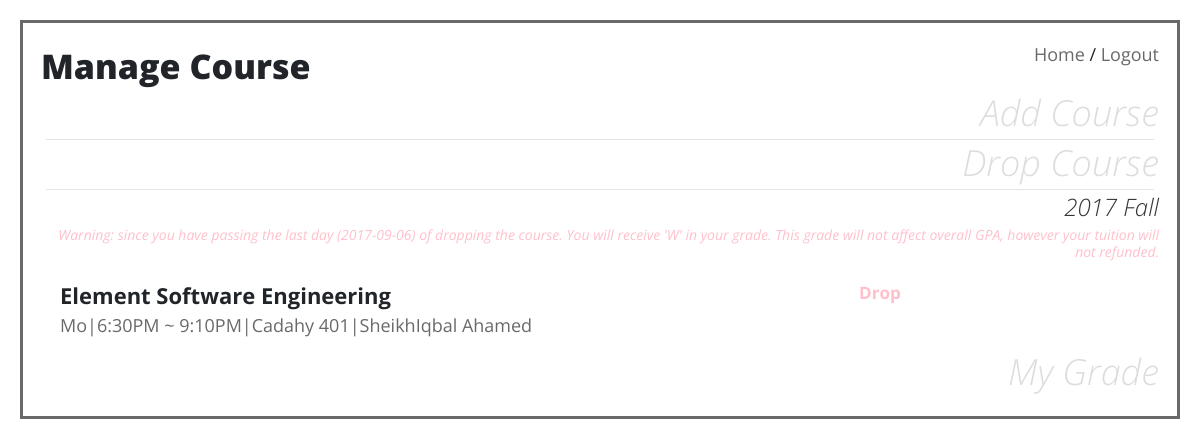
Page /studentClassroom/manageCourse.php?menu=1 (signed in) on the committed database.
### tables this page shows
CREATE TABLE `semester` (
  `id` int(11) NOT NULL AUTO_INCREMENT,
  `year` int(11) NOT NULL,
  `type` int(11) NOT NULL,
  `start` date NOT NULL,
  `end` date NOT NULL,
  PRIMARY KEY (`id`)
);

CREATE TABLE `stucourse` (
  `id` int(11) NOT NULL AUTO_INCREMENT,
  `student_id` int(11) NOT NULL,
  `course_id` int(11) NOT NULL,
  `semester_id` int(11) NOT NULL,
  `grade` varchar(2) NOT NULL,
  `rating` int(11) DEFAULT NULL,
  `comment` varchar(1024) DEFAULT NULL,
  PRIMARY KEY (`id`)
);

CREATE TABLE `addcourse` (
  `id` int(11) NOT NULL AUTO_INCREMENT,
  `course_id` int(11) NOT NULL DEFAULT '0',
  `semcourse_id` int(11) NOT NULL,
  `semester_id` int(11) NOT NULL,
  `cname` varchar(45) NOT NULL,
  `cdetail` varchar(1024) NOT NULL,
  `tid` int(11) NOT NULL DEFAULT '0',
  `tfname` varchar(45) NOT NULL,
  `tlname` varchar(45) NOT NULL,
  `room` varchar(45) NOT NULL,
  `week` varchar(7) NOT NULL,
  `cstart` time NOT NULL,
  `cend` time NOT NULL,
  `rating` double NOT NULL,
  `nrating` int(11) NOT NULL,
  PRIMARY KEY (`id`)
);

### src/inc/courseUtil.php (called while the page is built, shortened)
<?php
class courseUtil
{
    private function weekText($wk)
    {
        switch ($wk) {
            case 1:
                return "Mo";
        }
    }
    public function str2week($str)
    {
        $strarr = str_split($str);
        $strbuilder = "";
        for ($i = 0; $i < count($strarr); $i++) {
            $strbuilder .= $this->weekText($strarr[$i] - '0');
        }
        return $strbuilder;
    }
    public function semester2str($sem)
    {
        switch ($sem) {
            case "2":
                return "Fall";
        }
    }
    public function shortenTime($time)
    {
        $stringbuilder = "";
        $arr = explode(":", $time);
        $stringbuilder .= (string)(((int)$arr[0] + 11) % 12 + 1);
        $stringbuilder .= ":";
        $stringbuilder .= $arr[1];
        if ((int)$arr[0] >= 12) {
            $stringbuilder .= "PM";
        } else {
            $stringbuilder .= "AM";
        }
        return $stringbuilder;
    }
}

### src/studentClassroom/manageCourse.php (the view, shortened to what this page needs)
<?php include "studentHeaderNoSetting.php"; ?>
<link rel="stylesheet" href="../css/couseSearch.css">
<h1 style="display: block; float:left">Manage Course</h1>
<br>
<div>
    <?php
    try {
        require_once "../inc/courseUtil.php";
        $coursecls = new courseUtil();
        if (isset($_GET['menu']) && $_GET['menu'] < 2) {
            $today = date("Y-m-d");
            $endingdate = date('Y-m-d', strtotime("+6 months", strtotime($today)));
            $seminfo = mysqli_query($db, "SELECT * FROM semester WHERE end > '$today' AND start < '$endingdate';");
        }
        ?>
        <br>
        <div>
            <div>
                <form action="<?= htmlspecialchars($_SERVER['PHP_SELF']) ?>" method="get" id="menu0">
                    <h2 style="cursor: pointer" onclick="document.getElementById('menu0').submit()">Add Course</h2>
                </form>
                <hr>
            </div>
            <div id="dropCourseTab">
                <form action="<?= htmlspecialchars($_SERVER['PHP_SELF']) ?>" method="get" id="menu1">
                    <h2 style="cursor: pointer" onclick="document.getElementById('menu1').submit()">Drop Course</h2>
                </form>
                <hr>
                <?php if (isset($_GET['menu']) && $_GET['menu'] == 1) {
                    ?>
                    <div>
                        <?php
                        while ($rowdrop = mysqli_fetch_assoc($seminfo)) {
                            $semester = $rowdrop['id'];
                            $myID = $pq['id'];
                            $myClass = mysqli_query($db, "SELECT * FROM stucourse WHERE student_id=$myID AND semester_id=$semester AND NOT (grade = 'W' OR grade = 'O')");
                            if (mysqli_num_rows($myClass) > 0) {
                                $endingdate1Month = date('Y-m-d', strtotime("+30 days", strtotime($rowdrop['start'])));
                                $endingdatedrop = date('Y-m-d', strtotime("+10 days", strtotime($rowdrop['start'])));
                                ?>
                                <h3><?= $rowdrop['year'] . ' ' . $coursecls->semester2str($rowdrop['type']) ?></h3>
                                    <?php
                                if ($today >= $endingdate1Month) {
                                    ?>
                                    <span class="results noresult" style="line-height: 120%">Warning: since you have passing the last day
                                (<?= $endingdatedrop ?>) of dropping the course.
                        You will receive 'W' in your grade. This grade will not affect overall GPA, however your tuition will not refunded.</span>
                                    <?php
                                }
                                while ($rows = mysqli_fetch_assoc($myClass)) {
                                    $course_id = $rows['course_id'];
                                    $row = mysqli_fetch_assoc(mysqli_query($db, "SELECT * FROM addcourse WHERE course_id=$course_id AND semester_id=$semester"));
                                    ?>
                                    <div class="container-fluid">
                                        <div class="row">
                                            <div class="col-sm-9 csdetail">
                                            <span class="course">
                                                <?php
                                                echo $row['cname'];
                                                ?>
                                            </span>
                                                <br>
                                                <span class="coursedetail">
                                    <?php
                                    echo $coursecls->str2week($row['week']) . "|";
                                    echo $coursecls->shortenTime($row['cstart']) . " ~ " . $coursecls->shortenTime($row['cend']) . "|";
                                    echo $row['room'] . "|";
                                    echo $row['tfname'] . ' ' . $row['tlname'];
                                    echo '<br>';
                                    ?>
                                </span>
                                            </div>
                                            <div class="col-sm-3" style="padding: 15px; cursor: pointer;">
                                                <span class="classdrop" id="classdrop"
                                                      onclick="document.getElementById('classdrop').style.display='none';
                                  document.getElementById('classdropconfirm').style.display='inline';
                                  setTimeout(function(){document.getElementById('classdropconfirm').innerHTML='No!!'},5000);
                                  setTimeout(function(){document.getElementById('classdrop').style.display='inline';
                                  document.getElementById('classdropconfirm').style.display='none';
                                  document.getElementById('classdropconfirm').innerHTML='I\'m crying!';},8000
                                    )">Drop</span>
                                            </div>
                                        </div>
                                    </div>
                                    <?
                                }
                            }
                        }
                            ?>
                    </div>
                    <?php
                } ?>
            </div>
            <form action="<?= htmlspecialchars($_SERVER['PHP_SELF']) ?>" method="get" id="menu2">
                <h2 style="cursor: pointer" onclick="document.getElementById('menu2').submit()">My Grade</h2>
            </form>
        </div>
        <?php
    } catch (Exception $e) {
        require_once "../errorPage/errorPageFunc.php";
        $cls = new errorPageFunc();
        $cls->sendErrMsg($e->getMessage());
    }
    ?>
</div>
<?php include "studentFooter.php"; ?>

### src/css/overall.css (style rules this page uses)
html, html * { font-family: 'Open Sans', sans-serif; -webkit-transition: color 1s, border 1s; -moz-transition: color 1s, border 1s; -ms-transition: color 1s, border 1s; -o-transition: color 1s, border 1s; transition: color 1s, border 1s; }
body { font-size: 18px; }
h1 { font-weight: 900; font-size: 34px; line-height: 150%; }
h2 { font-style: italic; font-weight: 100; font-size: 36px; line-height: 100%; color: #ddd; text-align: right; cursor: default; }
h3 { font-style: italic; font-weight: 100; font-size: 24px; line-height: 100%; color: #333333; text-align: right; }
hr { margin: 5px; }

### src/css/couseSearch.css (style rules this page uses)
.course { font-size: 22px; font-weight: 700; }
.coursedetail { color: dimgray; }
.csdetail { padding: 15px; border-left: 4px white double; max-width: 800px; display: inline-block; -webkit-transition: border .5s; -moz-transition: border .5s; -ms-transition: border .5s; -o-transition: border .5s; transition: border .5s; }
.results { font-size: 14px; font-style: italic; text-align: right; color: lightgray; line-height: 100%; }
.noresult { color: pink; display: inline-block; }
.classdrop, .classdrop:visited { color: pink; font-size: 95%; margin: 0; padding: 2px; font-weight: 700; cursor: pointer; border: 1px white dashed; background: white; -webkit-transition: color 1s, border 2s; -moz-transition: color 1s, border 2s; -ms-transition: color 1s, border 2s; -o-transition: color 1s, border 2s; transition: color 1s, border 2s; }

### rows in the picture
semester: year "2017", type "Fall", start "2017-09-06"
stucourse: addcourse.cname "Element Software Engineering", addcourse.week "Mo", addcourse.cstart "6:30PM", addcourse.cend "9:10PM", addcourse.room "Cadahy 401", addcourse.tfname "SheikhIqbal", addcourse.tlname "Ahamed"
